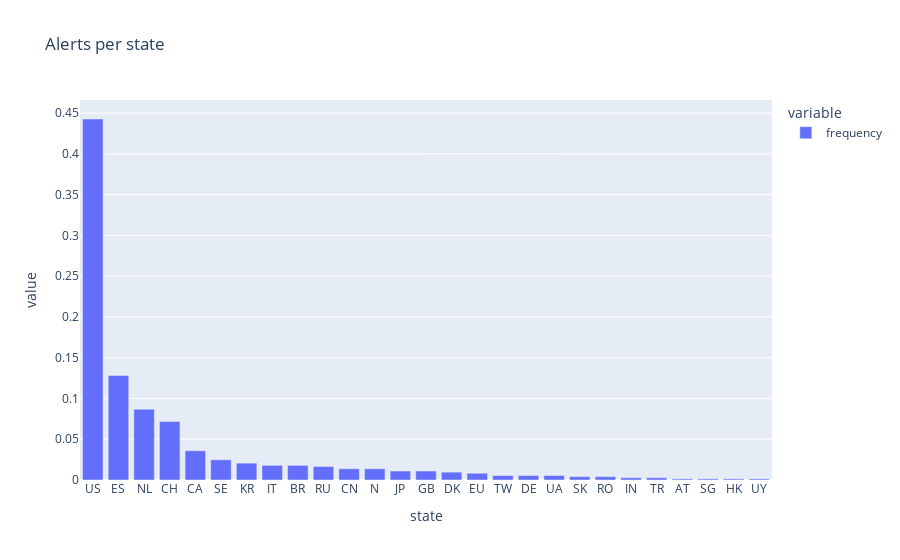

This figure's notebook cell:
### Code cell
X = (tmp.groupby('state')['frequency'].sum())
X[X.index.str.len() < 10].sort_values(ascending=False).plot(kind='bar', title='Alerts per state', backend='plotly')

### Figure 1 — Plotly figure (JSON) as saved in the notebook; plotly's stock layout.template omitted (floating-point values rounded to 4 significant figures)
{"data": [{"alignmentgroup": "True", "hovertemplate": "variable=frequency<br>state=%{x}<br>value=%{y}<extra></extra>", "legendgroup": "frequency", "marker": {"color": "#636efa", "pattern": {"shape": ""}}, "name": "frequency", "offsetgroup": "frequency", "orientation": "v", "showlegend": true, "textposition": "auto", "x": ["US", "ES", "NL", "CH", "CA", "SE", "KR", "IT", "BR", "RU", "CN", "N", "JP", "GB", "DK", "EU", "TW", "DE", "UA", "SK", "RO", "IN", "TR", "AT", "SG", "HK", "UY"], "xaxis": "x", "y": [0.4428, 0.1283, 0.0869, 0.07172, 0.03586, 0.02483, 0.02069, 0.01793, 0.01793, 0.01655, 0.01379, 0.01379, 0.01103, 0.01103, 0.009655, 0.008276, 0.005517, 0.005517, 0.005517, 0.004138, 0.004138, 0.002759, 0.002759, 0.001379, 0.001379, 0.001379, 0.001379], "yaxis": "y", "type": "bar"}], "layout": {"xaxis": {"anchor": "y", "domain": [0.0, 1.0], "title": {"text": "state"}}, "yaxis": {"anchor": "x", "domain": [0.0, 1.0], "title": {"text": "value"}}, "legend": {"title": {"text": "variable"}, "tracegroupgap": 0}, "title": {"text": "Alerts per state"}, "barmode": "relative"}}
